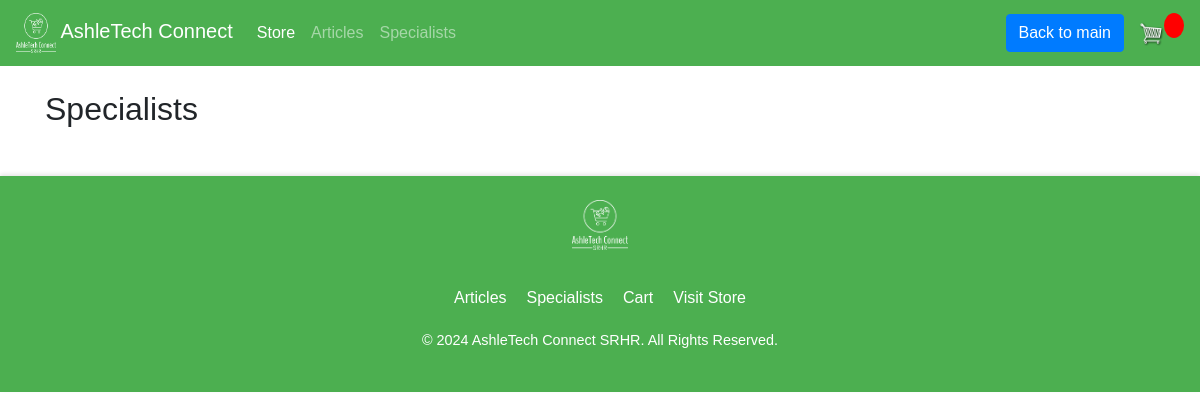
The page /specialists/ on the database as committed earlier.
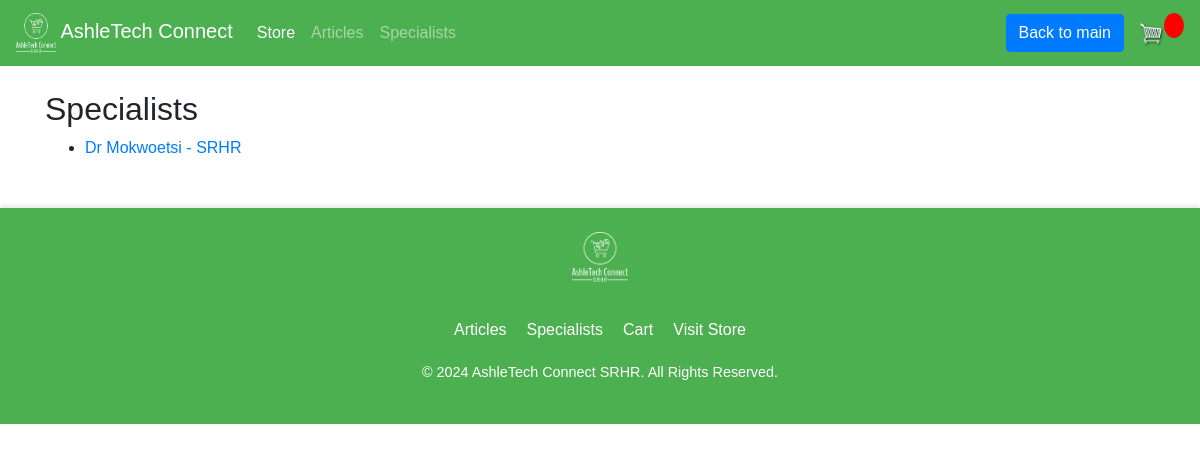
The same page on the database as committed later.
### store/models.py (models this page shows, shortened)
class Specialist(models.Model):
    name = models.CharField(max_length=100)
    field = models.CharField(max_length=100)
    contact_info = models.CharField(max_length=200)
    picture = models.ImageField(upload_to='specialists/', null=True, blank=True)

### store/views.py (the view)
# urls.py: path('specialists/', views.specialist_list, name="specialist_list"),
def specialist_list(request):
    specialists = Specialist.objects.all()
    context = {'specialists': specialists}
    return render(request, 'store/specialist_list.html', context)

### templates/store/specialist_list.html
{% extends 'store/main.html' %}
{% block content %}
  <h2>Specialists</h2>
  <ul>
    {% for specialist in specialists %}
      <li><a href="{% url 'specialist_detail' specialist.id %}">{{ specialist.name }} - {{ specialist.field }}</a></li>
    {% endfor %}
  </ul>
{% endblock %}

Rows that differ between the two databases and show on the page:
added Specialist: name "Dr Mokwoetsi", field "SRHR"
